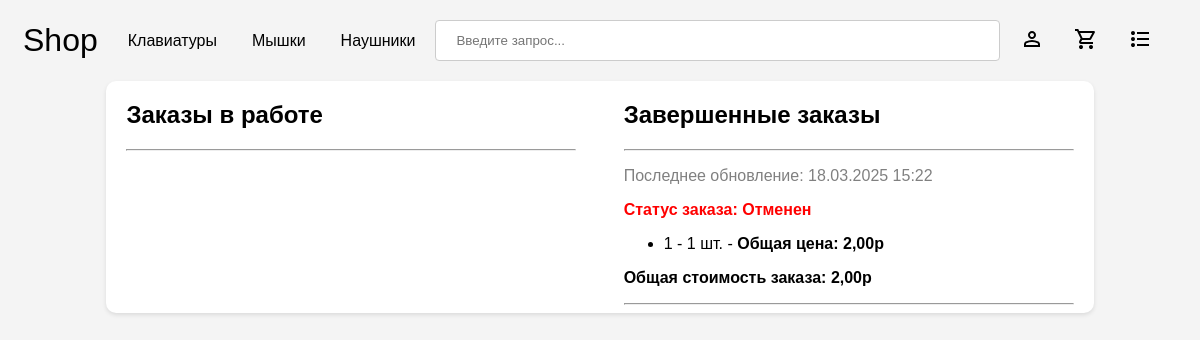
Screenshot of /user-orders/ (signed in) with the database file from the repository.
### base/models.py (models this page shows, shortened)
class Cart(models.Model):
    statuses = [
        ('-', '-'),
        ('В обработке', 'В обработке'),
        ('Принят', 'Принят'),
        ('Отменен', 'Отменен'),
        ('Отменен системой (на складе недостаточно товара)', 'Отменен системой (на складе недостаточно товара)'),
        ('Завершен','Завершен')
    ]
    user = models.ForeignKey(User, on_delete=models.CASCADE, null=True, blank=True)
    session_key = models.CharField(max_length=100, null=True, blank=True)
    created_at = models.DateTimeField(auto_now_add=True)
    status = models.CharField(max_length=50, choices=statuses, default='-')
    first_name = models.CharField(max_length=100, null=True, blank=True)
    last_name = models.CharField(max_length=100, null=True, blank=True)
    phone_number = models.CharField(max_length=20, null=True, blank=True)
    email = models.EmailField(null=True, blank=True)
    updated = models.DateTimeField(auto_now = True)

class CartItem(models.Model):
    cart = models.ForeignKey(Cart, on_delete=models.CASCADE)
    product = models.ForeignKey(Product, on_delete=models.CASCADE)
    quantity = models.PositiveIntegerField(default=1)

class Product(models.Model):
    product_types = [
        ('keyboard', 'Клавиатура'),
        ('mouse', 'Мышь'),
        ('headphones', 'Наушники'),
    ]
    id = models.AutoField(primary_key=True)
    type = models.CharField(max_length=40, choices=product_types,default='')
    name = models.CharField(max_length=200)
    price = models.DecimalField(validators=[MinValueValidator(0)],decimal_places=2, max_digits=10)
    amount = models.IntegerField(validators=[MinValueValidator(0)])
    year = models.IntegerField(validators=[MinValueValidator(1970),MaxValueValidator(2030)])
    description = models.JSONField(null=True,blank=True)
    created = models.DateTimeField(auto_now_add = True)

### base/views.py (the view)
# urls.py: path('user-orders/',views.userOrders, name = 'user-orders'),
@login_required(login_url='/login')
@user_passes_test(staff_not_allowed, login_url='/login')
def userOrders(request):
    carts = Cart.objects.exclude(status='-').filter(user=request.user).order_by('-updated')
    cart_items = {}
    for cart in carts:
        items = CartItem.objects.filter(cart=cart)
        cart_items[cart] = items
    context = {
        'carts': carts,
        'cart_items': cart_items,
        }
    if request.headers.get('X-Requested-With') == 'XMLHttpRequest':
        html = render(request,'user-orders-innerHTML.html',context)
        return JsonResponse({'html':html.content.decode('utf-8')})
    return render(request, 'user-orders.html', context)

### base/context_processors.py (called while the page is built)
def cart_item_count(request):
    cart_count = 0
    cart = None
    if request.user.is_authenticated:
        cart,_ = Cart.objects.get_or_create(user=request.user, status = '-')
    elif request.session.session_key != None:
        cart,_ = Cart.objects.get_or_create(session_key=request.session.session_key,status = '-')
    if cart:
        cart_products = CartItem.objects.filter(cart=cart)
        if cart_products.exists():
            cart_count = cart_products.aggregate(Sum('quantity'))['quantity__sum']
        else:
            cart_count = 0
    return {'cart_item_count': cart_count}

### base/templatetags/custom_filters.py (called while the page is built)
@register.filter
def sum_prices(items):
    total_price = 0
    for item in items:
        total_price += item.product.price * item.quantity
    return round(total_price,2)

@register.filter
def get_item(dictionary, key):
    return dictionary.get(key)

@register.filter
def multiply(value, arg):
    return value * arg

### base/views.py (called while the page is built)
def staff_not_allowed(user):
  return not user.is_staff

### templates/user-orders.html (shortened to what this page needs)
<!DOCTYPE html>
<html lang="en">
<head>
</head>
<body>
    {% include 'navbar.html' %}
    <div class="user-orders-wrapper">
        {% include 'user-orders-innerHTML.html' %}
    </div>
</body>
</html>

### templates/user-orders-innerHTML.html (shortened to what this page needs)
{% load static %}
{% load custom_filters %}
<div class="order-list in-progress">
    <h2>Заказы в работе</h2>
    <hr>
</div>
<div class="order-list finished">
    <h2>Завершенные заказы</h2>
    <hr>
    {% for cart in carts %}
        {% if cart.status == 'Отменен' or cart.status == 'Завершен' or cart.status == 'Отменен системой (на складе недостаточно товара)' %}
            <div class="order-item">
                <p class="order-date">Последнее обновление: {{ cart.updated|date:"d.m.Y H:i" }}</p>
                <p class="order-status" data-status="{{ cart.status }}"><b>Статус заказа: {{ cart.status }}</b></p>
                <ul>
                    {% for item in cart_items|get_item:cart %}
                        <li>
                            {{ item.product.name }} - {{ item.quantity }} шт. -
                            <b>Общая цена: {{ item.product.price|multiply:item.quantity }}р</b>
                        </li>
                    {% endfor %}
                </ul>
                <b><p class="order-total">Общая стоимость заказа: {{ cart_items|get_item:cart|sum_prices }}р</p></b>
            </div>
            <hr>
        {% endif %}
    {% endfor %}
</div>

### templates/user-orders.html (style rules this page uses)
body { background-color: #f4f4f4; font-family: Arial, Helvetica, sans-serif; overflow-y: scroll; }
.user-orders-wrapper { padding: 0px 20px; background-color: white; display: grid; grid-template-columns: 1fr 1fr; width: 80%; margin: 10px auto; grid-gap: 5%; border-radius: 10px; box-shadow: 0 2px 4px rgba(0, 0, 0, 0.1); }
.order-status[data-status*="Отменен"] { color: red; }
.order-date { color: gray }

### rows the page displays
Cart: updated "18.03.2025 15:22", status "Отменен", id.quantity "2,00"
CartItem: product.name "1", quantity "1", product.price|multiply "2,00"
